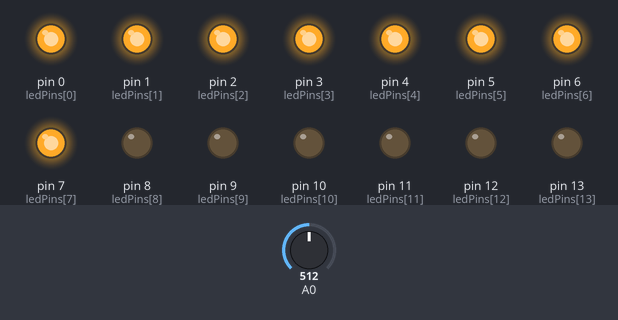
This sketch was run on a simulated Arduino Uno, built with avr-gcc and run on an emulated ATmega328P. On the bench: output pins drawn as LEDs (lit = HIGH). The inputs (shaded band) are chosen by the test bench; at power-on: A0 = 512.

Above: at 1.2 s.
1.3 s: A0 set to 562
2.8 s: A0 set to 583
At 3.2 s:
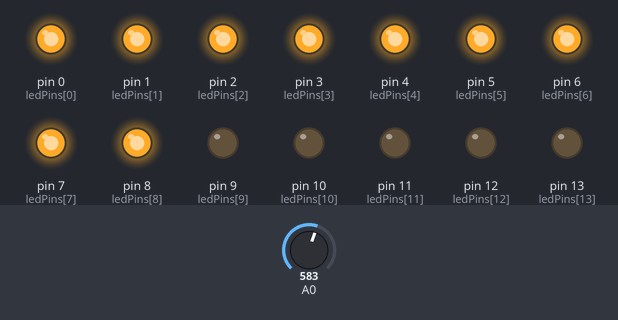
4.3 s: A0 set to 511
At 4.6 s:
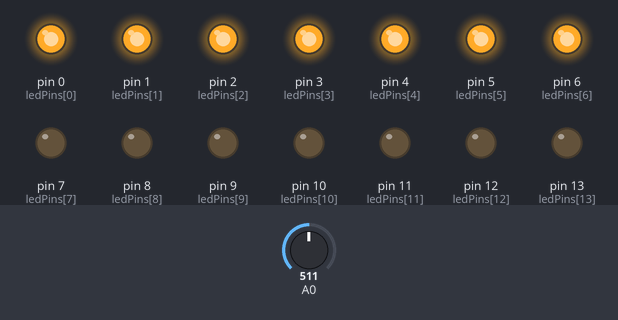
5.8 s: A0 set to 457
7.3 s: A0 set to 437
At 8.6 s:
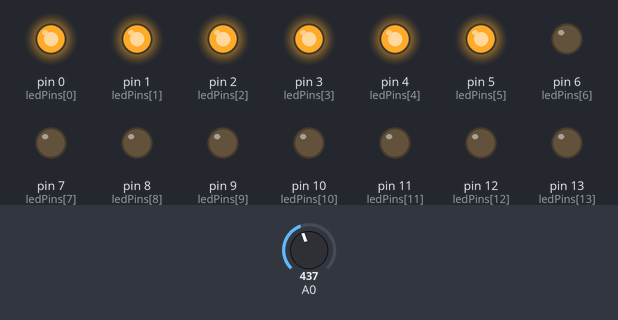
Timing chart, 0 to 9.8 s (numbered marks = the images above; inputs shaded):
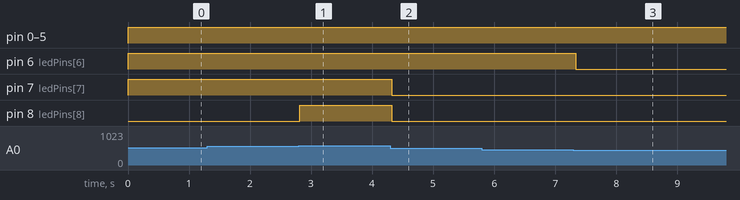

The sketch:

Led_Dimming.ino
```cpp
int ledPins[] = {
  0, 1, 2, 3, 4, 5, 6,
  7, 8, 9, 10, 11, 12, 13,
  A4, A5
};

void setup() {

  for(int i = 0; i < 16; i++) {
    pinMode(ledPins[i], OUTPUT);
  }

  pinMode(A0, INPUT);
}

void loop() {

  int potValue = analogRead(A0);

  int ledsOn = map(potValue, 0, 1023, 0, 16);

  for(int i = 0; i < 16; i++) {

    if(i < ledsOn)
      digitalWrite(ledPins[i], HIGH);
    else
      digitalWrite(ledPins[i], LOW);
  }

  delay(50);
}
```

Measured:
- the behaviour switches between 575 and 576 on A0 (found by bisection; images 0 and 1)
- the behaviour switches between 448 and 447 on A0 (found by bisection; images 2 and 3)
- after the input at 1.3 s, every drawn part: stays the same
- after the input at 2.8 s, pin 8 (ledPins[8]): LOW → HIGH at once
- after the input at 4.3 s, pin 7 (ledPins[7]), pin 8 (ledPins[8]): HIGH → LOW at once
- after the input at 5.8 s, every drawn part: stays the same
- after the input at 7.3 s, pin 6 (ledPins[6]): HIGH → LOW at once
